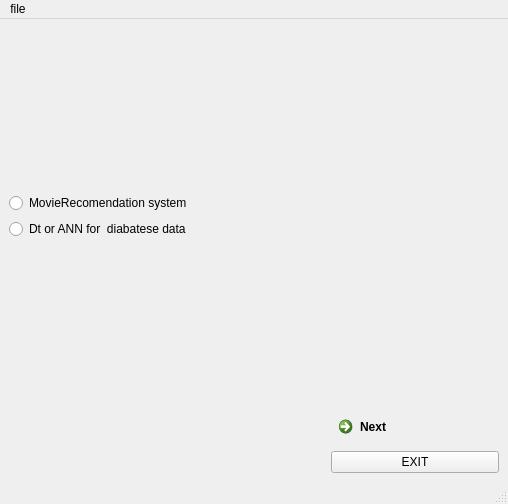
<?xml version="1.0" encoding="UTF-8"?>
<ui version="4.0">
 <class>MainWindow</class>
 <widget class="QMainWindow" name="MainWindow">
  <property name="geometry">
   <rect>
    <x>0</x>
    <y>0</y>
    <width>508</width>
    <height>504</height>
   </rect>
  </property>
  <property name="windowTitle">
   <string>assignment_home</string>
  </property>
  <widget class="QWidget" name="centralwidget">
   <layout class="QGridLayout" name="gridLayout">
    <item row="2" column="0" colspan="2">
     <widget class="QRadioButton" name="radioButton_dtorann">
      <property name="text">
       <string>Dt or ANN for  diabatese data</string>
      </property>
     </widget>
    </item>
    <item row="1" column="0">
     <widget class="QRadioButton" name="radioButton_rec">
      <property name="text">
       <string>MovieRecomendation system</string>
      </property>
     </widget>
    </item>
    <item row="5" column="0">
     <spacer name="horizontalSpacer">
      <property name="orientation">
       <enum>Qt::Horizontal</enum>
      </property>
      <property name="sizeHint" stdset="0">
       <size>
        <width>40</width>
        <height>20</height>
       </size>
      </property>
     </spacer>
    </item>
    <item row="5" column="1">
     <widget class="QCommandLinkButton" name="commandLinkButton">
      <property name="text">
       <string>Next</string>
      </property>
     </widget>
    </item>
    <item row="0" column="1">
     <spacer name="verticalSpacer">
      <property name="orientation">
       <enum>Qt::Vertical</enum>
      </property>
      <property name="sizeHint" stdset="0">
       <size>
        <width>20</width>
        <height>40</height>
       </size>
      </property>
     </spacer>
    </item>
    <item row="3" column="0">
     <spacer name="verticalSpacer_2">
      <property name="orientation">
       <enum>Qt::Vertical</enum>
      </property>
      <property name="sizeHint" stdset="0">
       <size>
        <width>20</width>
        <height>40</height>
       </size>
      </property>
     </spacer>
    </item>
    <item row="7" column="1">
     <widget class="QPushButton" name="pushButton">
      <property name="text">
       <string>EXIT</string>
      </property>
     </widget>
    </item>
   </layout>
  </widget>
  <widget class="QMenuBar" name="menubar">
   <property name="geometry">
    <rect>
     <x>0</x>
     <y>0</y>
     <width>508</width>
     <height>30</height>
    </rect>
   </property>
   <widget class="QMenu" name="menufile">
    <property name="title">
     <string>file</string>
    </property>
    <addaction name="actionexit"/>
   </widget>
   <addaction name="menufile"/>
  </widget>
  <widget class="QStatusBar" name="statusbar"/>
  <action name="actionexit">
   <property name="text">
    <string>exit</string>
   </property>
  </action>
 </widget>
 <resources/>
 <connections/>
</ui>
